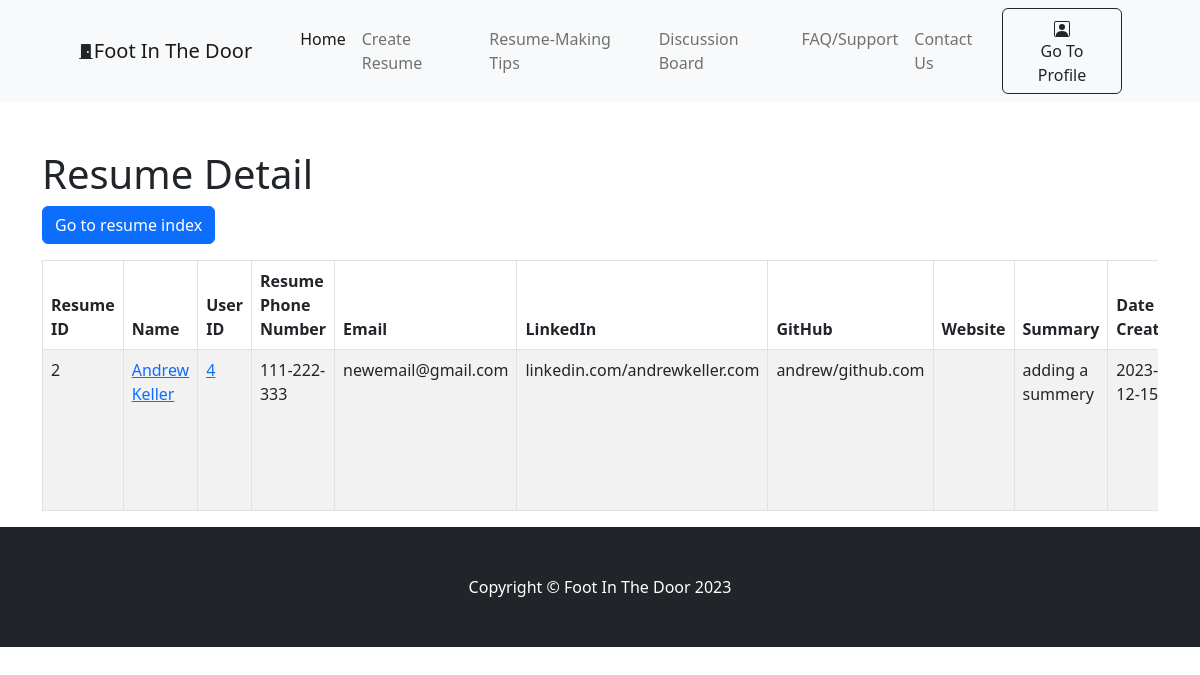
Page /foot_in_door_website/resume/detail.php?id=2 (signed in) on the committed database.
### tables this page shows
CREATE TABLE `resume` (
  `Resume_ID` int(12) UNSIGNED NOT NULL,
  `Name` varchar(48) DEFAULT NULL,
  `User_ID` int(12) UNSIGNED NOT NULL,
  `Phone_Number` varchar(11) DEFAULT NULL,
  `Email` varchar(126) DEFAULT NULL,
  `Linkedin` varchar(72) DEFAULT NULL,
  `Github` varchar(72) DEFAULT NULL,
  `Personal_Website` varchar(72) DEFAULT NULL,
  `Summary` text DEFAULT NULL,
  `Date_Created` date DEFAULT NULL
);

### lib/db.php (called while the page is built, shortened)
<?php
function query($pdo,$query,$data=[]) {
	$query=$pdo->prepare($query);
	$query->execute($data);
	return $query;
}

### foot_in_door_website/resume/detail.php (the view, shortened to what this page needs)
<?php
require_once("../../lib/db.php");
require_once("../../theme/header.php");
$resumes = query($pdo, 'SELECT resume.Resume_ID,
		resume.User_ID,
		resume.Phone_Number,
		resume.Email,
		resume.Linkedin,
		resume.Github,
		resume.Personal_Website,
		resume.Summary,
		resume.Date_Created,
		resume.Name,
		GROUP_CONCAT(DISTINCT work_experience.Job_ID) AS Job_ID,
		GROUP_CONCAT(DISTINCT work_experience.Job_Name) AS Job_Name,
		GROUP_CONCAT(DISTINCT work_experience.Company_Name) AS Company_Name,
		GROUP_CONCAT(DISTINCT work_experience.Start_Date) AS Start_Date,
		GROUP_CONCAT(DISTINCT work_experience.Achievement) AS Achievement,
		GROUP_CONCAT(DISTINCT work_experience.Technology_Used) AS Technology_Used,
		GROUP_CONCAT(DISTINCT skills.Skill_ID) AS Skill_ID,
		GROUP_CONCAT(DISTINCT skills.Skill) AS Skill,
		GROUP_CONCAT(DISTINCT languages.Lang_ID) AS Lang_ID,
		GROUP_CONCAT(DISTINCT languages.Language) AS Language,
		GROUP_CONCAT(DISTINCT interests.Interest_ID) AS Interest_ID,
		GROUP_CONCAT(DISTINCT interests.Interest) AS Interest,
		GROUP_CONCAT(DISTINCT education.Education_ID) AS Education_ID,
		GROUP_CONCAT(DISTINCT education.School_Name) AS School_Name,
		GROUP_CONCAT(DISTINCT education.Graduation_Year) AS Graduation_Year,
		GROUP_CONCAT(DISTINCT awards.Awards_ID) AS Awards_ID,
		GROUP_CONCAT(DISTINCT awards.Award) AS Award
		FROM resume
		LEFT JOIN work_experience ON resume.Resume_ID = work_experience.Resume_ID
		LEFT JOIN skills ON resume.Resume_ID = skills.Resume_ID
		LEFT JOIN languages ON resume.Resume_ID = languages.Resume_ID
		LEFT JOIN interests ON resume.Resume_ID = interests.Resume_ID
		LEFT JOIN education ON resume.Resume_ID = education.Resume_ID
		LEFT JOIN awards ON resume.Resume_ID = awards.Resume_ID
		WHERE resume.Resume_ID=?
		GROUP BY
			resume.Resume_ID,
			resume.User_ID,
			resume.Phone_Number,
			resume.Email,
			resume.Linkedin,
			resume.Github,
			resume.Personal_Website,
			resume.Summary,
			resume.Date_Created,
			resume.Name', [$_GET['id']]);
echo '<div class="container mt-5">';
echo '<h1>Resume Detail</h1>';
if ($_SESSION['role']==1){
	echo '<a href="index.php" class="btn btn-primary mb-3">Go to resume index</a>';
}
echo '<div class="table-responsive">';
echo '<table class="table table-bordered table-striped">';
echo '<thead>';
echo '<tr>';
echo '<th>Resume ID</th>';
echo '<th>Name</th>';
echo '<th>User ID</th>';
echo '<th>Resume Phone Number</th>';
echo '<th>Email</th>';
echo '<th>LinkedIn</th>';
echo '<th>GitHub</th>';
echo '<th>Website</th>';
echo '<th>Summary</th>';
echo '<th>Date Created</th>';
echo '</tr>';
echo '</thead>';
echo '<tbody>';
while ($resume=$resumes->fetch()){
	echo '<tr>';
	echo '<td>'.$resume['Resume_ID'].'</td>';
	echo '<td><a href="../users/detail.php?id='.$resume['User_ID'].'">'.$resume['Name'].'</td>';
	echo '<td><a href="../users/detail.php?id='.$resume['User_ID'].'">'.$resume['User_ID'].'</td>';
	echo '<td>'.$resume['Phone_Number'].'</td>';
	echo '<td>'.$resume['Email'].'</td>';
	echo '<td>'.$resume['Linkedin'].'</td>';
	echo '<td>'.$resume['Github'].'</td>';
	echo '<td>'.$resume['Personal_Website'].'</td>';
	echo '<td>'.$resume['Summary'].'</td>';
	echo '<td>'.$resume['Date_Created'].'</td>';
	echo '</tr>';
}
echo '</tbody>';
echo '</table>';
echo '</div>';
echo '</div>';
require_once("../../theme/footer.php");
?>

### rows in the picture
resume: Resume_ID "2", Name "Andrew Keller", User_ID "4", Phone_Number "111-222-333", Email "newemail@gmail.com", Linkedin "linkedin.com/andrewkeller.com", Github "andrew/github.com", Summary "adding a summery", Date_Created "2023-12-15"
